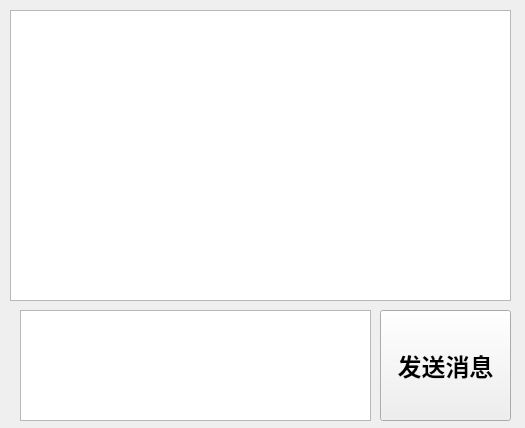
<?xml version="1.0" encoding="UTF-8"?>
<ui version="4.0">
 <class>Chat</class>
 <widget class="QWidget" name="Chat">
  <property name="geometry">
   <rect>
    <x>0</x>
    <y>0</y>
    <width>525</width>
    <height>428</height>
   </rect>
  </property>
  <property name="font">
   <font>
    <family>新宋体</family>
    <pointsize>18</pointsize>
    <weight>75</weight>
    <bold>true</bold>
   </font>
  </property>
  <property name="windowTitle">
   <string>聊天窗口</string>
  </property>
  <widget class="QPushButton" name="sendButton">
   <property name="geometry">
    <rect>
     <x>380</x>
     <y>310</y>
     <width>131</width>
     <height>111</height>
    </rect>
   </property>
   <property name="font">
    <font>
     <family>新宋体</family>
     <pointsize>18</pointsize>
     <weight>75</weight>
     <bold>true</bold>
    </font>
   </property>
   <property name="text">
    <string>发送消息</string>
   </property>
  </widget>
  <widget class="QTextBrowser" name="textBrowser">
   <property name="geometry">
    <rect>
     <x>10</x>
     <y>10</y>
     <width>501</width>
     <height>291</height>
    </rect>
   </property>
  </widget>
  <widget class="QTextEdit" name="textEdit">
   <property name="geometry">
    <rect>
     <x>20</x>
     <y>310</y>
     <width>351</width>
     <height>111</height>
    </rect>
   </property>
  </widget>
 </widget>
 <resources/>
 <connections/>
</ui>
